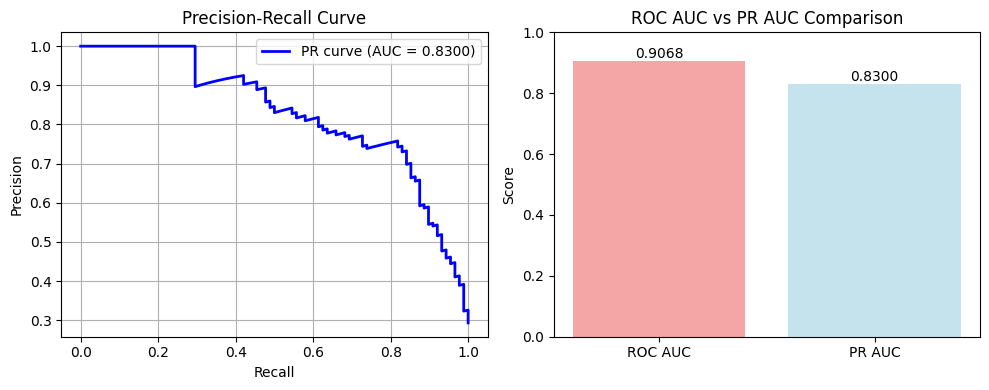

The Python source for this figure:
# Precision-Recall Curve
precision, recall, pr_thresholds = precision_recall_curve(y_test, y_pred_proba)
pr_auc = auc(recall, precision)

plt.figure(figsize=(10, 4))

plt.subplot(1, 2, 1)
plt.plot(recall, precision, color='blue', lw=2, label=f'PR curve (AUC = {pr_auc:.4f})')
plt.xlabel('Recall')
plt.ylabel('Precision')
plt.title('Precision-Recall Curve')
plt.legend()
plt.grid(True)

plt.subplot(1, 2, 2)
# Compare ROC AUC vs PR AUC
metrics_comparison = ['ROC AUC', 'PR AUC']
scores = [roc_auc, pr_auc]
colors = ['lightcoral', 'lightblue']

plt.bar(metrics_comparison, scores, color=colors, alpha=0.7)
plt.ylabel('Score')
plt.title('ROC AUC vs PR AUC Comparison')
plt.ylim(0, 1)
for i, v in enumerate(scores):
    plt.text(i, v + 0.01, f'{v:.4f}', ha='center')

plt.tight_layout()
plt.show()

print(f"PR AUC: {pr_auc:.4f}")
print("Use PR AUC when:")
print("• Dataset is imbalanced")
print("• You care more about positive class performance")
print("• False positives are costly")

"""
PR AUC: 0.8300
Use PR AUC when:
• Dataset is imbalanced
• You care more about positive class performance
• False positives are costly
"""
